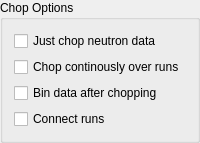
                 <widget class="QGroupBox" name="groupBox_2">
                  <property name="title">
                   <string>Chop Options</string>
                  </property>
                  <layout class="QVBoxLayout" name="verticalLayout_27">
                   <item>
                    <layout class="QVBoxLayout" name="verticalLayout_25">
                     <item>
                      <widget class="QCheckBox" name="checkBox_chopNeutronOnly">
                       <property name="toolTip">
                        <string>&lt;html&gt;&lt;head/&gt;&lt;body&gt;&lt;p&gt;Do not synchronize with log data (loadframe, DAQ, and etc.)&lt;/p&gt;&lt;/body&gt;&lt;/html&gt;</string>
                       </property>
                       <property name="text">
                        <string>Just chop neutron data</string>
                       </property>
                      </widget>
                     </item>
                     <item>
                      <widget class="QCheckBox" name="checkBox_chopContinueRun">
                       <property name="toolTip">
                        <string>&lt;html&gt;&lt;head/&gt;&lt;body&gt;&lt;p&gt;Chop runs i, j, k and respect the real time. &lt;/p&gt;&lt;p&gt;without this option: the reuslt will be &lt;/p&gt;&lt;p&gt;i/file1, i/file2, ..., j/file1, j/file2, ... &lt;/p&gt;&lt;p&gt;&lt;br/&gt;&lt;/p&gt;&lt;p&gt;with this option, the result will be&lt;/p&gt;&lt;p&gt;i/file1, i/file2, ...., i/fileN&lt;/p&gt;&lt;/body&gt;&lt;/html&gt;</string>
                       </property>
                       <property name="text">
                        <string>Chop continously over runs</string>
                       </property>
                      </widget>
                     </item>
                     <item>
                      <widget class="QCheckBox" name="checkBox_chopBinLater">
                       <property name="text">
                        <string>Bin data after chopping</string>
                       </property>
                      </widget>
                     </item>
                     <item>
                      <widget class="QCheckBox" name="checkBox_chopConnectRuns">
                       <property name="toolTip">
                        <string>&lt;html&gt;&lt;head/&gt;&lt;body&gt;&lt;p&gt;Chop runs i, j and k, and remove the time lag between any consecutive runs&lt;/p&gt;&lt;/body&gt;&lt;/html&gt;</string>
                       </property>
                       <property name="text">
                        <string>Connect runs</string>
                       </property>
                      </widget>
                     </item>
                    </layout>
                   </item>
                  </layout>
                 </widget>
